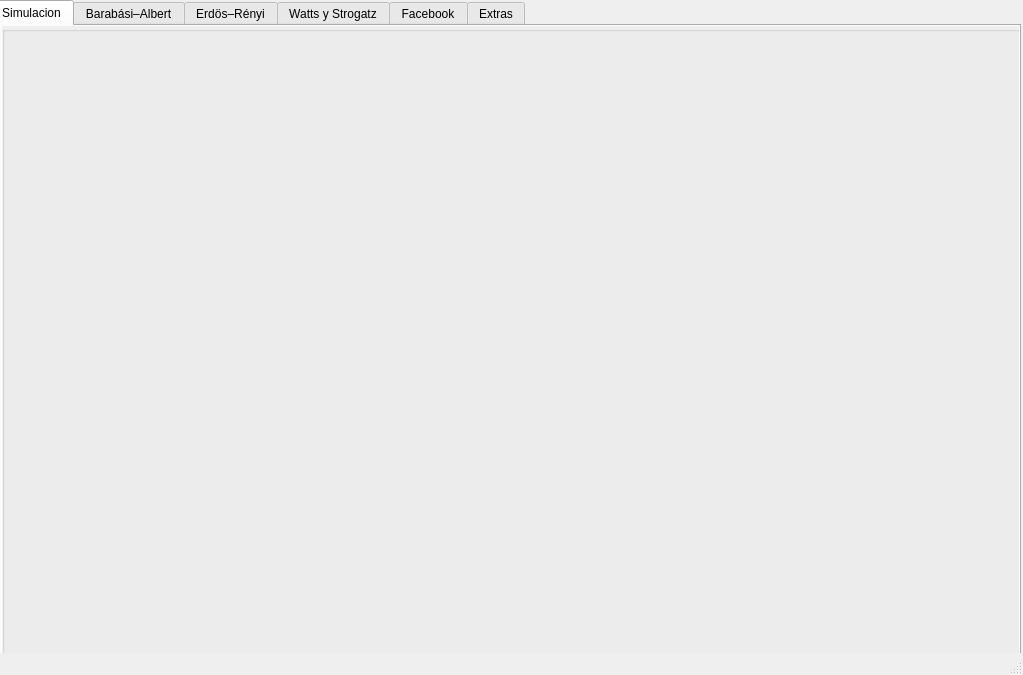
<?xml version="1.0" encoding="UTF-8"?>
<ui version="4.0">
 <class>MainWindow</class>
 <widget class="QMainWindow" name="MainWindow">
  <property name="geometry">
   <rect>
    <x>0</x>
    <y>0</y>
    <width>1023</width>
    <height>675</height>
   </rect>
  </property>
  <property name="windowTitle">
   <string>MainWindow</string>
  </property>
  <property name="tabShape">
   <enum>QTabWidget::Rounded</enum>
  </property>
  <property name="dockNestingEnabled">
   <bool>false</bool>
  </property>
  <widget class="QWidget" name="centralwidget">
   <widget class="QTabWidget" name="tabWidget">
    <property name="geometry">
     <rect>
      <x>-10</x>
      <y>0</y>
      <width>1031</width>
      <height>681</height>
     </rect>
    </property>
    <property name="autoFillBackground">
     <bool>true</bool>
    </property>
    <property name="currentIndex">
     <number>0</number>
    </property>
    <widget class="QWidget" name="tab">
     <attribute name="title">
      <string>Simulacion</string>
     </attribute>
     <widget class="QGroupBox" name="groupBox_2">
      <property name="geometry">
       <rect>
        <x>10</x>
        <y>0</y>
        <width>1021</width>
        <height>651</height>
       </rect>
      </property>
      <property name="autoFillBackground">
       <bool>true</bool>
      </property>
      <widget class="QWidget" name="widget" native="true">
       <property name="geometry">
        <rect>
         <x>40</x>
         <y>30</y>
         <width>351</width>
         <height>301</height>
        </rect>
       </property>
      </widget>
     </widget>
    </widget>
    <widget class="QWidget" name="tab_2">
     <attribute name="title">
      <string>Barabási–Albert</string>
     </attribute>
     <layout class="QGridLayout" name="gridLayout">
      <item row="0" column="0">
       <widget class="QFrame" name="frame">
        <property name="enabled">
         <bool>true</bool>
        </property>
        <property name="frameShape">
         <enum>QFrame::StyledPanel</enum>
        </property>
        <property name="frameShadow">
         <enum>QFrame::Raised</enum>
        </property>
       </widget>
      </item>
     </layout>
    </widget>
    <widget class="QWidget" name="tab_3">
     <attribute name="title">
      <string>Erdös–Rényi</string>
     </attribute>
    </widget>
    <widget class="QWidget" name="tab_4">
     <attribute name="title">
      <string>Watts y Strogatz</string>
     </attribute>
    </widget>
    <widget class="QWidget" name="tab_5">
     <attribute name="title">
      <string>Facebook</string>
     </attribute>
    </widget>
    <widget class="QWidget" name="tab_6">
     <attribute name="title">
      <string>Extras</string>
     </attribute>
    </widget>
   </widget>
  </widget>
  <widget class="QStatusBar" name="statusbar"/>
 </widget>
 <resources/>
 <connections/>
</ui>
